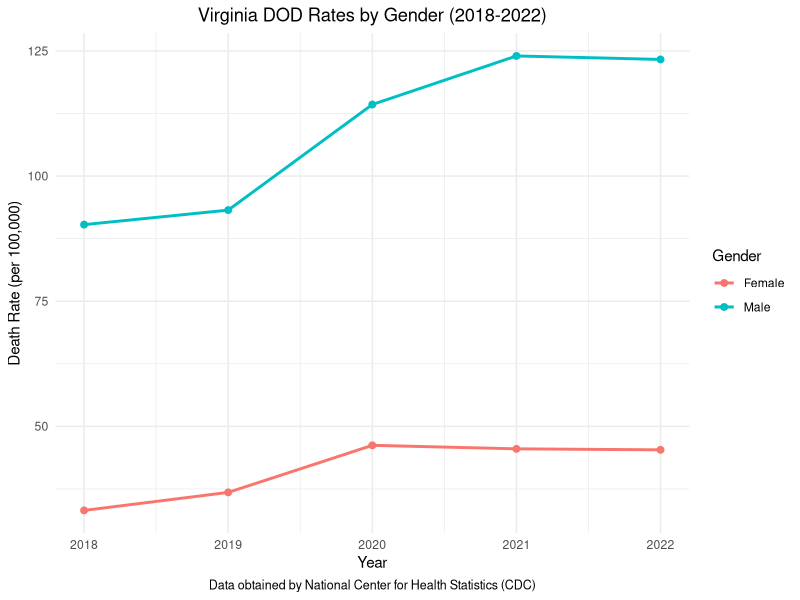

Source code (R):
# Load necessary libraries
library(ggplot2)
library(dplyr)
library(here)

#Data Import
VA_DOD_SEX_1822 <- read.csv(here("Data/raw_data/MCOD VA 1822", "VA.DOD.SEX.1822.txt"), sep = "\t", header = TRUE)

#Prepare data
VA_DOD_SEX_1822 <- VA_DOD_SEX_1822 %>%
  select(Year,Gender,Crude.Rate) %>%
  na.omit()

# Create the line plot
ggplot(data = VA_DOD_SEX_1822, aes(x = Year, y = Crude.Rate, color = Gender, group = Gender)) +
  geom_line(size = 1) +
  geom_point(size = 2) +
  labs(title = "Virginia DOD Rates by Gender (2018-2022)",
       x = "Year",
       y = "Death Rate (per 100,000)",
       color = "Gender",
       caption = "Data obtained by National Center for Health Statistics (CDC)") +
  theme_minimal() +
  theme(plot.title = element_text(hjust = 0.5),
        plot.caption = element_text(hjust = 0.5, size = 9))
